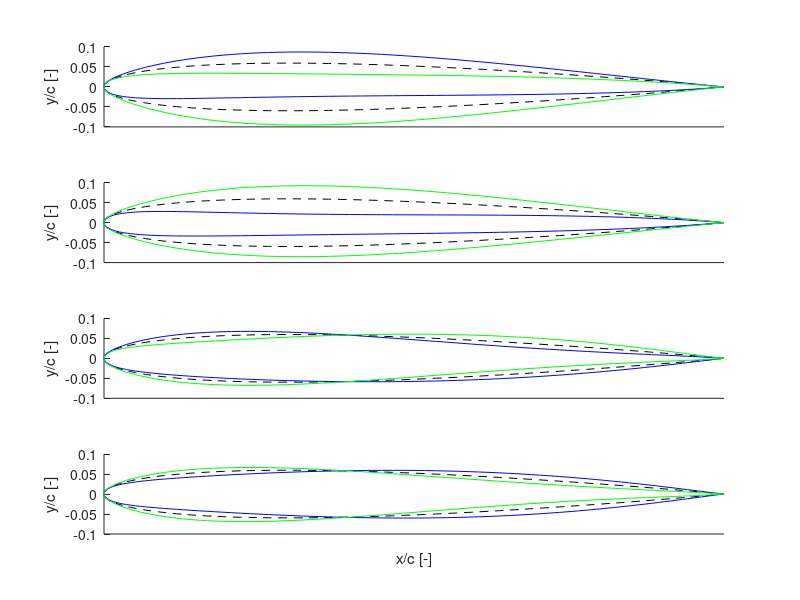
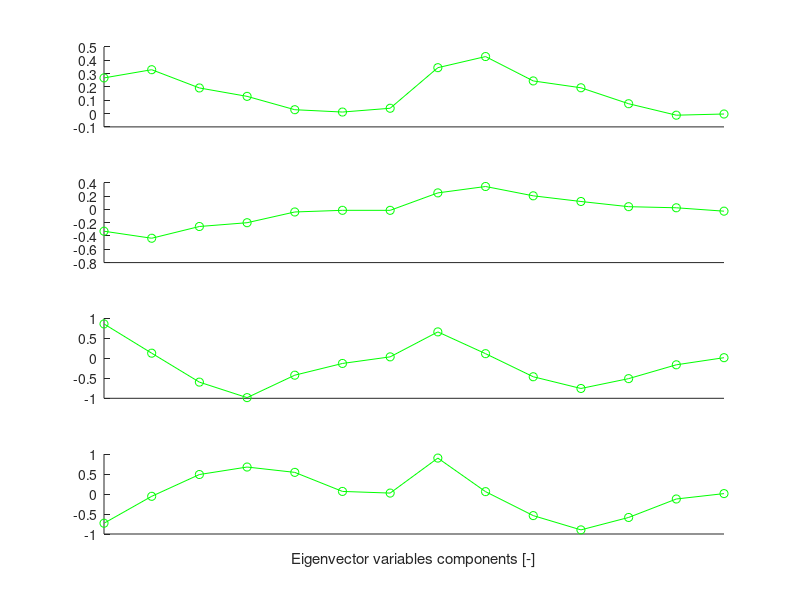
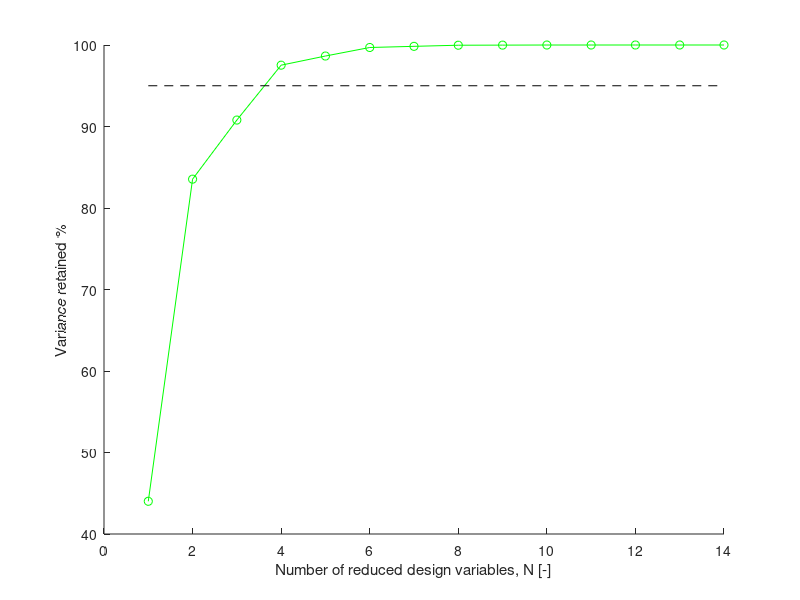
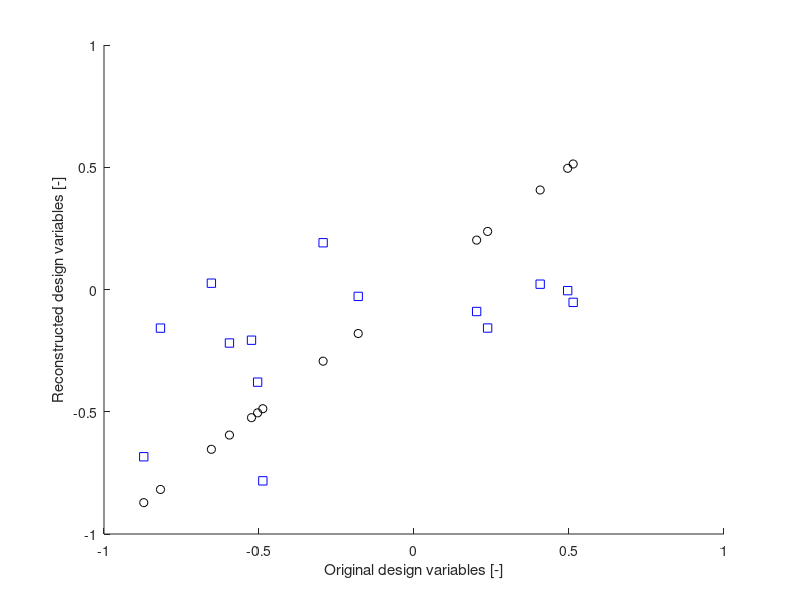

Source code (MATLAB) for these figures, in order:
%% Parametric Model Embedding (PME)
% developed by A. Serani and M. Diez, 06/12/2022

%% NACA 0012 example
% Parameterization by Bezier curves

load("pme_dataset.mat");

M = 14;                                     % Number of original design variables
K = (size(Daux,1) - M)/2;                   % Number of elements in each coordinate direction 
S = size(Daux,2);                           % Number of MC samples, first element is the parent geometry
CI = 0.95;                                  % Dimensionality reduction confidence interval

%% Build and centering data matrix

for j=1:S 
    delta(:,j) = Daux(:,j)-Daux(:,1);       % Modification vectors
end

delta_m = mean(delta,2);                    % Mean vector
Dc = delta - delta_m;                       % Data centering

%% Variance estimate

sigma2_g = zeros(S,1);
sigma2_x = zeros(S,1);

for j=1:S
    for k=1:K
        sigma2_g(j) = sigma2_g(j) + (delta(k  ,j) - delta_m(k  ))^2 ...
                                  + (delta(k+K,j) - delta_m(k+K))^2;      % Geometric variance
    end
    for m=1:M
        sigma2_x(j) = sigma2_x(j) + (delta(m+2*K,j) - delta_m(m+2*K))^2;  % Variables variance 
    end
end

for k=1:K
     rho_g(k) = 1./(sum(sigma2_g)/S);         % Geometric weights
end
disp(['---> Geometric variance = ' num2str(sum(sigma2_g)/S)])
disp(['---> Variables variance = ' num2str(sum(sigma2_x)/S)])

for m=1:M
   rho_x(m) = 0./(sum(sigma2_x)/S);         % Variables weights
end

%% Build weight matrix

W = zeros(2*K+M);
for k=1:K
    W(k  ,k  ) = rho_g(k);
    W(k+K,k+K) = rho_g(k);
end
for m=1:M
    W(m+2*K,m+2*K) = rho_x(m);
end

A  = (Dc*Dc')/S;                        % Autocovariance matrix
AW = A*W;                               % Weighted autocovarance

%% PCA and descending sorting

Zs = zeros(2*K+M);
[Z,Laux] = eig(AW);
[L,I] = sort(diag(Laux),'descend');
for i=1:2*K+M
    Zs(:,i) = Z(:,I(i)); 
end

%% Eigenvector normalization

an = Zs'*W*Zs;
for j=1:size(Zs,1)
    for i=1:size(Zs,1)
        Zn(i,j) = Zs(i,j)/sqrt(an(j,j));
    end
end

%% Dimensionality reduction

for k=1:2*K+M
    if(cumsum(real(L(1:k)))<=CI) 
       nconf = k;
    end
end

disp(['---> ' num2str(nconf+1) ' eigenvalues conver ' num2str(sum(L(1:nconf+1))*100) '% of problem variance'])
disp(['---> ' num2str((1-(nconf+1)/M)*100) '% dimensionality reduction achieved'])

Zr = Zn(:,1:nconf+1);
Lr = L(1:nconf+1);

%% Reduced design variables bounds

ak = Dc'*W*Zn;
for j=1:M %nconf+1
    alfak(j,1) = min(real(ak(:,j)));
    alfak(j,2) = max(real(ak(:,j)));
    alfak(j,3) = sum(real(ak(:,j)).^2)/S;
end

%% Geometric modes

xnew_u = zeros(K,nconf+1);
ynew_u = zeros(K,nconf+1);
xnew_l = zeros(K,nconf+1);
ynew_l = zeros(K,nconf+1);

for j=1:nconf+1
    for k =1:K
      xnew_u(k,j)=(Daux(k,1  )+delta_m(k  ))+alfak(j,2)*Zr(k  ,j);
      ynew_u(k,j)=(Daux(k+K,1)+delta_m(k+K))+alfak(j,2)*Zr(k+K,j);
      xnew_l(k,j)=(Daux(k,1  )+delta_m(k  ))+alfak(j,1)*Zr(k  ,j);
      ynew_l(k,j)=(Daux(k+K,1)+delta_m(k+K))+alfak(j,1)*Zr(k+K,j);

    end
end

%% Reconstruction

for j=1:S
    for k=1:2*K
        geo_rec_redu(k,j) = Daux(k    ,1) + delta_m(k    ,1) + sum(real(ak(j,1:nconf+1)).*Zn(k    ,1:nconf+1));
        geo_rec_full(k,j) = Daux(k    ,1) + delta_m(k    ,1) + sum(real(ak(j,1:M      )).*Zn(k    ,1:M      ));
    end
    for k=1:K
        rec_aux_kle(k) = ((geo_rec_redu(k,j)-Daux(k,j))^2+(geo_rec_redu(k+K,j)-Daux(k+K,j))^2);
    end
    rec_err_kle(j) = sum(rec_aux_kle);
    for i=1:M
        var_rec_redu(i,j) = Daux(2*K+i,1) + delta_m(2*K+i,1) + sum(real(ak(j,1:nconf+1)).*Zn(2*K+i,1:nconf+1));
        var_rec_full(i,j) = Daux(2*K+i,1) + delta_m(2*K+i,1) + sum(real(ak(j,1:M      )).*Zn(2*K+i,1:M      ));
    end
end

disp(['---> Geometric NMSE% = ' num2str(100*(sum(rec_err_kle)/S)/(sum(sigma2_g)/S))])

N = nconf+1;

%% Plotting

figure(1)
hold on
for j=1:nconf+1
    subplot(nconf+1,1,j),hold on,plot(Daux(1:K,1),Daux(K+1:2*K,1),'k--')
    subplot(nconf+1,1,j),hold on,plot(xnew_u(:,j),ynew_u(:,j),'b-')
    subplot(nconf+1,1,j),hold on,plot(xnew_l(:,j),ynew_l(:,j),'g-')
    xlim([0,1])
    ylim([-0.1,0.1])
    ylabel('y/c [-]')
    set(gca,'XTick',[])
end
xlabel('x/c [-]')
hold off

save('pme_geomode.mat','xnew_u','ynew_u','xnew_l','ynew_l','ak')

figure(2)
hold on
for j=1:nconf+1
    subplot(nconf+1,1,j),hold on,plot(Zr(2*K+1:end,j),'go-')
    xlim([1,M])
    %ylim([-0.15,0.15])
    %ylabel('y/c [-]')
    set(gca,'XTick',[])
end
xlabel('Eigenvector variables components [-]')
hold off

save('pme_varmode.mat','Zr')

figure(3)
hold on
plot(cumsum(real(L(1:M)))*100,'go-')
plot([1,M],[95,95],'k--')
xlabel('Number of reduced design variables, N [-]')
ylabel('Variance retained %')


figure(5)
hold on
plot(Daux(2*K+1:end,100),var_rec_full(:,100),'ko')
plot(Daux(2*K+1:end,100),var_rec_redu(:,100),'bs')
xlabel('Original design variables [-]')
ylabel('Reconstructed design variables [-]')

save('pme_var-rec.mat','var_rec_full','var_rec_redu')

figure(6)
hold on
gtest = 2;
plot(Daux(1:K,gtest),Daux(K+1:2*K,gtest),'r:')
plot(geo_rec_full(1:K,gtest),geo_rec_full(K+1:2*K,gtest),'k-')
plot(geo_rec_redu(1:K,gtest),geo_rec_redu(K+1:2*K,gtest),'g-')
xlabel('x/c [-]')
ylabel('y/c [-]')

save('pme_geo-rec.mat','geo_rec_full','geo_rec_redu')

